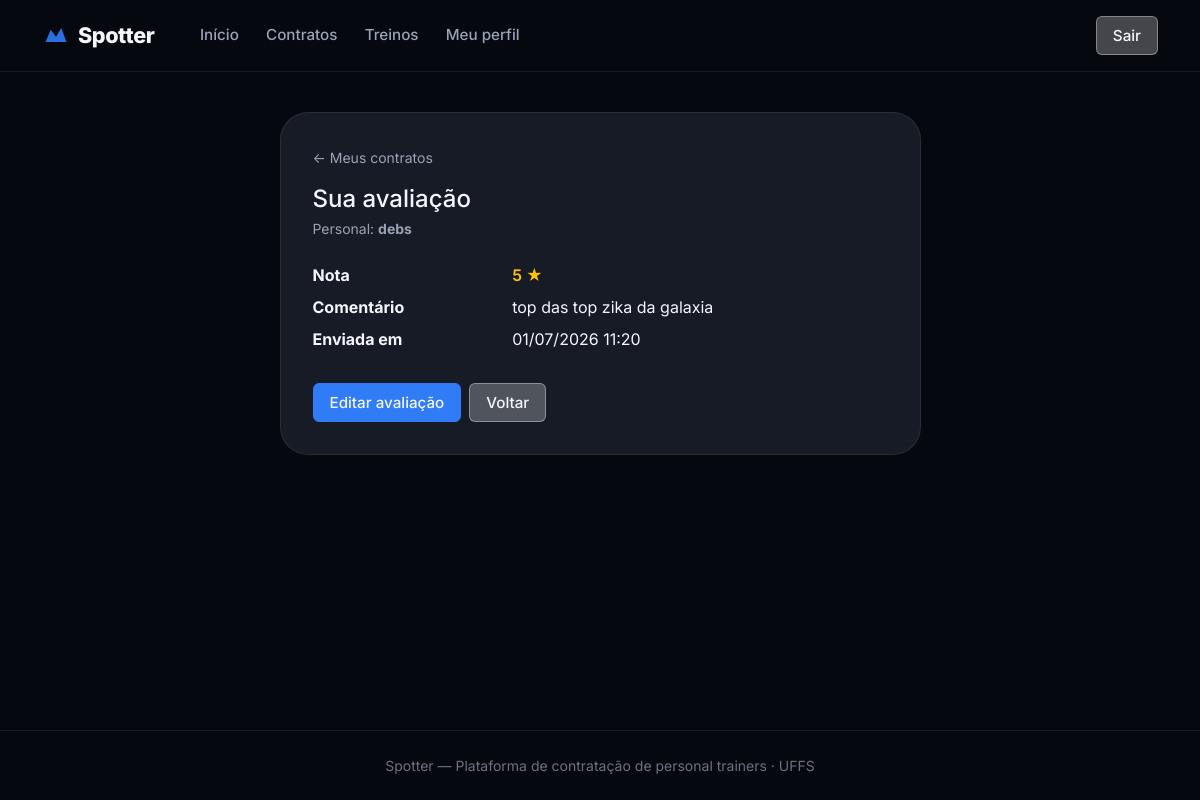
The page /aluno/contratos/1/avaliacao/ (signed in) on the database its author committed.
### core/models/contrato.py (models this page shows, shortened)
class Contrato(models.Model):
    STATUS_PENDENTE = "pendente"
    STATUS_ATIVO = "ativo"
    STATUS_ENCERRADO = "encerrado"
    STATUS_RECUSADO = "recusado"
    STATUS_CHOICES = [
        (STATUS_PENDENTE, "Pendente"),
        (STATUS_ATIVO, "Ativo"),
        (STATUS_ENCERRADO, "Encerrado"),
        (STATUS_RECUSADO, "Recusado"),
    ]
    personal = models.ForeignKey(
        PerfilPersonal,
        on_delete=models.PROTECT,
        related_name="contratos",
    )
    aluno = models.ForeignKey(
        PerfilAluno,
        on_delete=models.PROTECT,
        related_name="contratos",
    )
    codigo = models.PositiveIntegerField(editable=False, default=0)
    status = models.CharField(
        max_length=12,
        choices=STATUS_CHOICES,
        default=STATUS_PENDENTE,
    )
    criado_em = models.DateTimeField(auto_now_add=True)
    aceito_em = models.DateTimeField(null=True, blank=True)
    encerrado_em = models.DateTimeField(null=True, blank=True)
    objects = ContratoManager()
    class Meta:
        verbose_name = "Contrato"
        verbose_name_plural = "Contratos"
        unique_together = ("personal", "aluno", "codigo")
        app_label = "core"

### core/models/perfil_personal.py (models this page shows, shortened)
class PerfilPersonal(models.Model):
    usuario = models.OneToOneField(
        Usuario,
        on_delete=models.CASCADE,
        related_name="perfil_personal",
        limit_choices_to={"tipo": Usuario.PERSONAL},
    )
    cref = models.CharField(max_length=20, unique=True)
    especialidades = models.TextField(
        blank=True,
        help_text="Ex: musculação, funcional, pilates",
    )
    bio = models.TextField(blank=True)
    latitude = models.FloatField(null=True, blank=True)
    longitude = models.FloatField(null=True, blank=True)
    avaliacao_media = models.FloatField(
        default=0.0,
        validators=[MinValueValidator(0.0), MaxValueValidator(5.0)],
    )
    objects = PerfilPersonalManager()
    class Meta:
        verbose_name = "Perfil Personal"
        verbose_name_plural = "Perfis Personal"

### core/models/usuario.py (models this page shows, shortened)
class Usuario(AbstractBaseUser, PermissionsMixin):
    ALUNO = "aluno"
    PERSONAL = "personal"
    ADMIN = "admin"
    TIPO_CHOICES = [
        (ALUNO, "Aluno"),
        (PERSONAL, "Personal Trainer"),
        (ADMIN, "Administrador"),
    ]
    nome = models.CharField(max_length=150)
    email = models.EmailField(unique=True)
    tipo = models.CharField(max_length=10, choices=TIPO_CHOICES, default=ALUNO)
    cidade = models.CharField(max_length=100, blank=True)
    estado = models.CharField(max_length=2, blank=True)
    cep = models.CharField(max_length=9, blank=True)
    is_active = models.BooleanField(default=True)
    is_staff = models.BooleanField(default=False)
    criado_em = models.DateTimeField(auto_now_add=True)
    groups = models.ManyToManyField(
        "auth.Group",
        blank=True,
        related_name="usuario_set",
    )
    user_permissions = models.ManyToManyField(
        "auth.Permission",
        blank=True,
        related_name="usuario_set",
    )
    objects = UsuarioManager()
    USERNAME_FIELD = "email"
    REQUIRED_FIELDS = ["nome"]
    class Meta:
        verbose_name = "Usuário"
        verbose_name_plural = "Usuários"
    @property
    def eh_personal(self):
        return self.tipo == self.PERSONAL
    @property
    def eh_aluno(self):
        return self.tipo == self.ALUNO

### core/models/avaliacao.py (models this page shows, shortened)
class Avaliacao(models.Model):
    contrato = models.OneToOneField(
        Contrato,
        on_delete=models.CASCADE,
        related_name="avaliacao",
    )
    aluno = models.ForeignKey(
        PerfilAluno,
        on_delete=models.CASCADE,
        related_name="avaliacoes_feitas",
    )
    personal = models.ForeignKey(
        PerfilPersonal,
        on_delete=models.CASCADE,
        related_name="avaliacoes_recebidas",
    )
    nota = models.PositiveSmallIntegerField(
        validators=[MinValueValidator(1), MaxValueValidator(5)],
        help_text="Nota de 1 a 5",
    )
    comentario = models.TextField(blank=True)
    criado_em = models.DateTimeField(auto_now_add=True)
    class Meta:
        verbose_name = "Avaliação"
        verbose_name_plural = "Avaliações"
        app_label = "core"

### core/views/aluno/avaliacao/avaliacao_detail.py (the view)
# urls.py: path("aluno/contratos/<int:pk>/avaliacao/", views.AlunoAvaliacaoDetailView.as_view(), name="aluno_avaliacao_detail"),
class AlunoAvaliacaoDetailView(AlunoRequiredMixin, TemplateView):
    template_name = "core/aluno/avaliacao_detail.html"
    def dispatch(self, request, *args, **kwargs):
        self.contrato = get_object_or_404(
            Contrato,
            pk=self.kwargs["pk"],
            aluno__usuario=request.user,
        )
        if not hasattr(self.contrato, "avaliacao"):
            messages.warning(request, "Este contrato ainda não foi avaliado.")
            return redirect("core:aluno_contratos")
        return super().dispatch(request, *args, **kwargs)
    def get_context_data(self, **kwargs):
        context = super().get_context_data(**kwargs)
        context.update({
            "contrato": self.contrato,
            "avaliacao": self.contrato.avaliacao,
        })
        return context

### core/mixins.py (called while the page is built)
    def test_func(self):
        if self.tipo_requerido is None:
            return True
        return getattr(self.request.user, "tipo", None) == self.tipo_requerido

### core/models/contrato.py (called while the page is built)
    def get_queryset(self):
        return ContratoQuerySet(self.model, using=self._db)

### core/templates/core/aluno/avaliacao_detail.html (shortened to what this page needs)
{% extends "core/base.html" %}
{% block content %}
<div class="page-inner">
    <div class="container">
        <div class="row justify-content-center">
            <div class="col-lg-7">
                <div class="form-card">
                    <a href="{% url 'core:aluno_contratos' %}" class="text-muted-theme small">&larr; Meus contratos</a>
                    <h1 class="h4 mt-3 mb-1">Sua avaliação</h1>
                    <p class="text-muted-theme small mb-4">
                        Personal: <strong>{{ contrato.personal.usuario.nome }}</strong>
                    </p>
                    <dl class="row mb-0">
                        <dt class="col-sm-4">Nota</dt>
                        <dd class="col-sm-8">
                            <span class="text-warning fw-semibold">{{ avaliacao.nota }} ★</span>
                        </dd>
                        <dt class="col-sm-4">Comentário</dt>
                        <dd class="col-sm-8">
                            {% if avaliacao.comentario %}
                            {{ avaliacao.comentario|linebreaksbr }}
                            {% else %}
                            <span class="text-muted-theme">Sem comentário.</span>
                            {% endif %}
                        </dd>
                        <dt class="col-sm-4">Enviada em</dt>
                        <dd class="col-sm-8">{{ avaliacao.criado_em|date:"d/m/Y H:i" }}</dd>
                    </dl>
                    <div class="d-flex flex-wrap gap-2 mt-4">
                        <a href="{% url 'core:aluno_avaliacao_edit' contrato.pk %}" class="btn-outline-color btn-outline-blue">Editar avaliação</a>
                        <a href="{% url 'core:aluno_contratos' %}" class="btn-outline-color btn-outline-white">Voltar</a>
                    </div>
                </div>
            </div>
        </div>
    </div>
</div>
{% endblock %}

### core/static/core/css/main.css (style rules this page uses)
:root { --bg-body: #06080f; --bg-surface: #0f1219; --bg-elevated: #161b26; --bg-glass: rgba(15, 18, 25, 0.82); --border-subtle: rgba(255, 255, 255, 0.08); --text-primary: #f4f6fb; --text-secondary: #9aa3b5; --text-muted: #6b7280; --accent-blue: #2f7cf6; --accent-blue-hover: #1a6ae8; --accent-blue-light: #5b9cff; --accent-red: #e63946; --bg-white-25: rgba(255, 255, 255, 0.25); --bg-white-35: rgba(255, 255, 255, 0.35); --border-white-35: rgba(255, 255, 255, 0.35); --radius-lg: 1.25rem; --radius-xl: 1.75rem; --nav-height: 72px; --shadow-dock: 0 24px 60px rgba(0, 0, 0, 0.55); }
*, *::before, *::after { box-sizing: border-box; }
body.theme-dark { font-family: 'Inter', system-ui, -apple-system, sans-serif; background: var(--bg-body); color: var(--text-primary); min-height: 100vh; }
a { color: var(--accent-blue); text-decoration: none; }
.page-inner { padding: 2.5rem 0 4rem; }
.page-header .text-muted, .text-muted-theme { color: var(--text-secondary) !important; }
.auth-card, .form-card { background: var(--bg-elevated); border: 1px solid var(--border-subtle); border-radius: var(--radius-xl); padding: 2rem; }

### core/static/core/css/buttons.css (style rules this page uses)
.btn-outline-color { display: inline-block; text-align: center; text-decoration: none; background: transparent; border-radius: 6px; border-width: 1px; border-style: solid; cursor: pointer; transition: background 0.18s, color 0.18s; line-height: 1.4; font-size: 0.95rem; padding: 0.5rem 1rem; font-weight: 500; }
.btn-outline-blue { border-color: var(--accent-blue); color: var(--color-white); background: var(--accent-blue); }
.btn-outline-white { border-color: var(--border-white-35); color: var(--color-white); background: var(--bg-white-25); }

### rows shown on the page
Contrato: personal.usuario.nome "debs"
Avaliacao: nota "5", comentario "top das top zika da galaxia", criado_em "01/07/2026 11:20"
